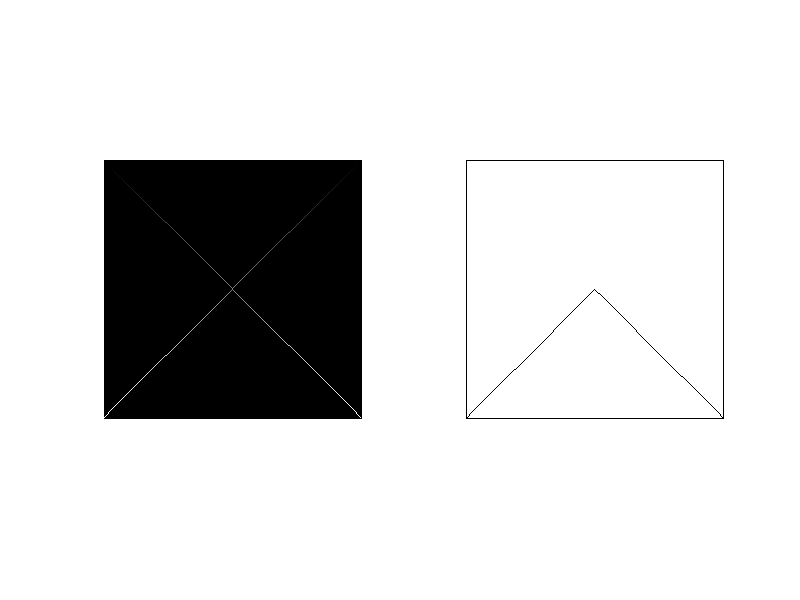

The MATLAB script that drew this image:
clear all;

a=uint8(zeros(256,256));

for i=1:255
    
        a(i,i)=i;
        a(i,256-i)=i;

end
 
subplot(1,2,1),imshow(a);

for i=1:255
    for j=1:255
        if a(i,j)<128
            b(i,j)=255;
        else
            b(i,j)=0;
            
        end
        if i==1||j==1
            b(i,j)=0;
        end
         
         if i==255||j==255
            b(i,j)=0;
         end
          
        
            
    end
end
 
subplot(1,2,2),imshow(b);
